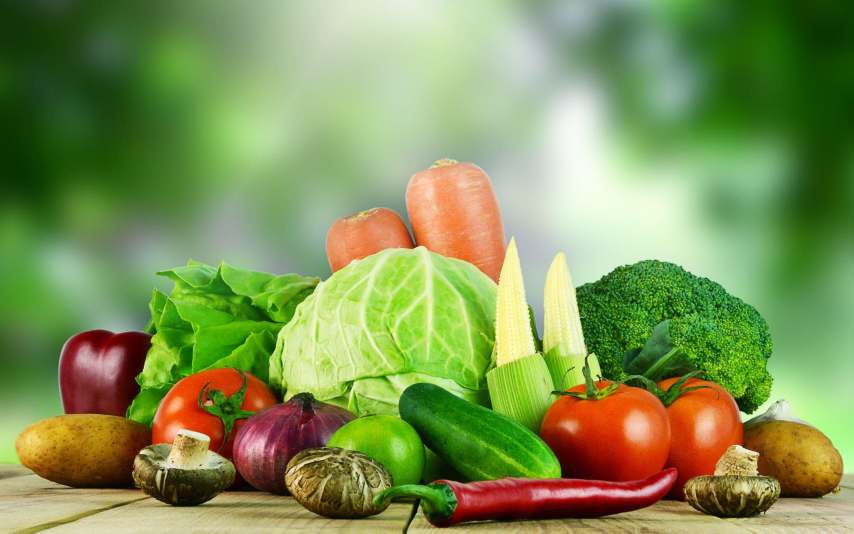
#> input picture data/raw/fresh/food2.jpg, 2560 x 1600 px (shown at 1/3 size); its folder holds only this picture in this run
$ python preprocess_data.py
#> lines starting #> are read from the running program, lines starting #| are printed output that depends on the picture
import os
import cv2
import numpy as np

import os

BASE_DIR = os.path.dirname(os.path.dirname(os.path.abspath(__file__)))

RAW_DIR = os.path.join(BASE_DIR, "data", "raw")
PROCESSED_DIR = os.path.join(BASE_DIR, "data", "processed")
IMG_SIZE = 224

classes = ["fresh", "rotten"]

def process_images():
    for category in classes:
        path = os.path.join(RAW_DIR, category)
        save_path = os.path.join(PROCESSED_DIR, category)
        os.makedirs(save_path, exist_ok=True)

        for img in os.listdir(path):
            try:
                img_path = os.path.join(path, img)
                image = cv2.imread(img_path)
#> image is the input picture: shape (1600, 2560, 3); mean B, G, R 85.8, 148.5, 128.5
                image = cv2.resize(image, (IMG_SIZE, IMG_SIZE))
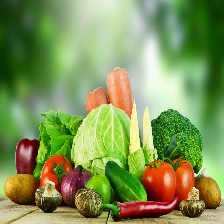
#> image: shape (224, 224, 3); mean B, G, R 85.7, 148.4, 128.4
                cv2.imwrite(os.path.join(save_path, img), image)
            except:
                pass
#> pass 2 of the loop in process_images, `for category in classes:`:
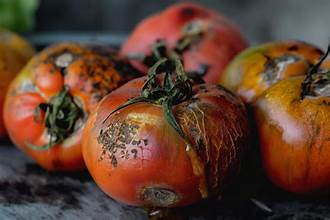
#> input picture data/raw/rotten/foodr.jpg, 330 x 220 px
#> in process_images, image is the input picture: shape (220, 330, 3); mean B, G, R 46.1, 62.2, 96
#> in process_images, `image = cv2.resize(image, (IMG_SIZE, IMG_SIZE))`:
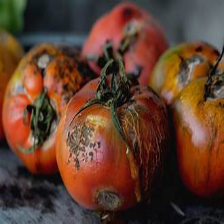
#> image: shape (224, 224, 3); mean B, G, R 46, 62.1, 95.8

if __name__ == "__main__":
    process_images()
    print("Dataset preprocessing completed ✅")
